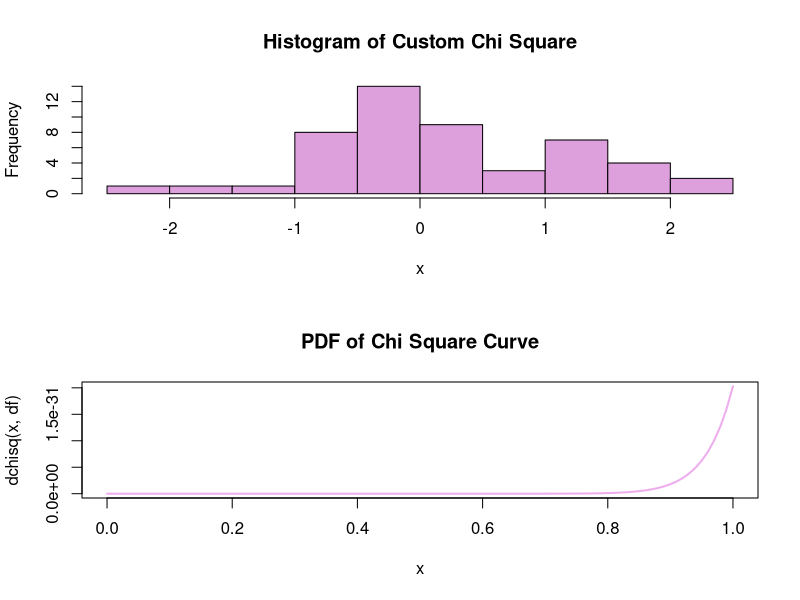
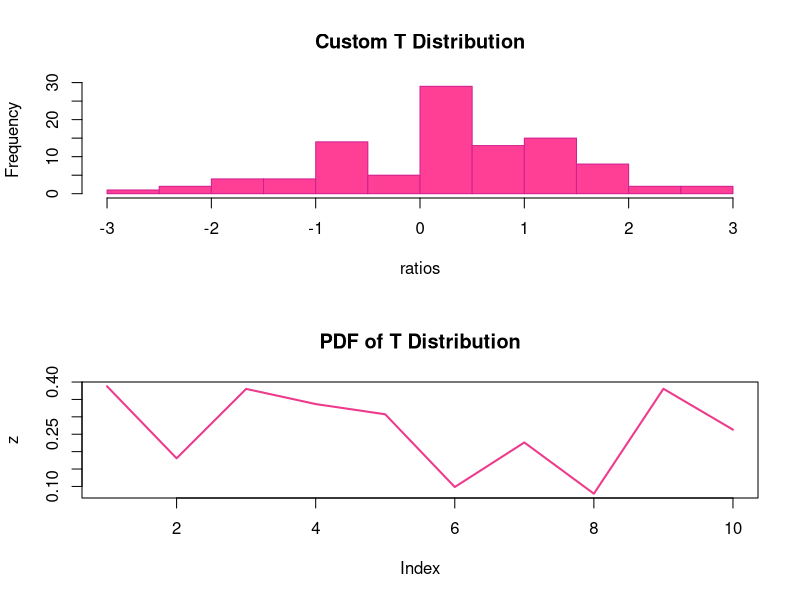

Write the R code that produced these figures, in order.
#Nichollette Acosta
#BINF 3121 
#Questions 7 and 8 from Assignment 4

#Write R code to generate the chi-squared distribution with a given degree of
#freedom based on this definition. Compare the PDF of your distribution with
#the theoretical chi-squared distribution. You can use the following procedure:

c_chisq <- function(k){
  x <- rnorm(k) #random seq of normally distributed numbers
  df <- k-1
  sum = 0 

  for(i in 1:df){
    sum = sum + i**2
  }
  par(mfrow=c(2,1))
  hist(x, col="plum", main="Histogram of Custom Chi Square")
  

  
  curve(dchisq(x, df), col ="plum2",lwd=2, main="PDF of Chi Square Curve")


}

c_chisq(50)

#Write R code to generate a student's t distribution based on this definition
#and compare the PDF of your distribution with the theoretical student's t distribution.

c_tsq <- function(k){
  t_ratios = numeric()
  a <- seq(-4, 4, length=100)
  o = 0
  x <- rnorm(k)
  y <- rchisq(k, k-1)
  
  for(z in x){
      
    for(i in y){
          t = z/(sqrt(i/k))
          t_ratios[o] <- c(t)
          o = o +1 
    
  }
  
  }
  par(mfrow=c(2,1))
  z <- dt(x, k-1)
  hist(t_ratios, col="violetred1", border="violetred", main="Custom T Distribution",xlab="ratios")
  plot(z,  type="l", col="violetred2",lwd=2, main="PDF of T Distribution")
  
}

c_tsq(10)